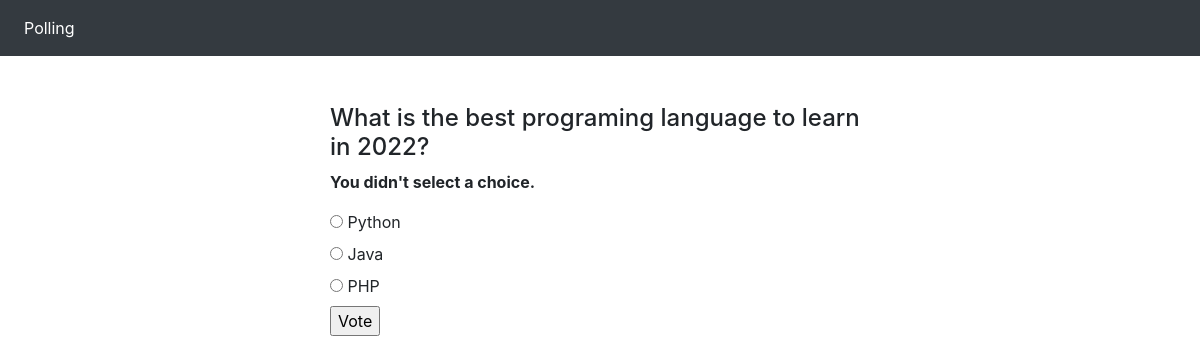
/polls/3/vote/, run on the app's committed database.
### polls/models.py (models this page shows, shortened)
class Question(models.Model):
    question_text = models.CharField(max_length=200)
    pub_date = models.DateTimeField('date published')

class Choice(models.Model):
    question = models.ForeignKey(Question, on_delete=models.CASCADE)
    choice_text = models.CharField(max_length=200)
    votes = models.IntegerField(default=0)

### polls/views.py (the view)
# urls.py: path('<int:question_id>/vote/', views.vote, name='vote'),
def vote(request, question_id):
    question = get_object_or_404(Question, pk=question_id)
    try:
        selected_choice = question.choice_set.get(pk=request.POST['choice'])
    except (KeyError, Choice.DoesNotExist):
        return render(request, 'polls/detail.html', {
            'question': question,
            'error_message': "You didn't select a choice.",
        })
    else:
        selected_choice.votes += 1
        selected_choice.save()
        return HttpResponseRedirect(reverse('polls:results', args=(question.id,)))

### templates/polls/detail.html (shortened to what this page needs)
{% extends 'base.html' %}
{% block content %}
<h4>{{ question.question_text }}</h4>
{% if error_message %}<p><strong>{{ error_message }}</strong></p>{% endif %}
<form action="{% url 'polls:vote' question.id %}" method="post">
{% for choice in question.choice_set.all %}
    <input type="radio" name="choice" id="choice{{ forloop.counter }}" value="{{ choice.id }}">
    <label for="choice{{ forloop.counter }}">{{ choice.choice_text }}</label><br>
{% endfor %}
<input type="submit" value="Vote">
</form>
{% endblock %}

### data on the page
Question: question_text "What is the best programing language to learn in 2022?"
Choice: choice_text "Python"
Choice: choice_text "Java"
Choice: choice_text "PHP"

### other printed values
{{ error_message }} "You didn't select a choice."
